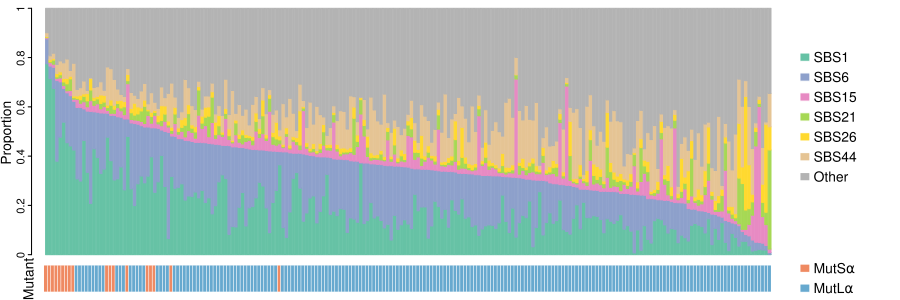

R code for this plot:
#  read signatures
msi.sig<-read.table("Sigfit_sig_assign.txt",header = T,row.names = 1)
rownames(msi.sig)<-substring(rownames(msi.sig),1,12)

#  sample order
muts<-scan("MutS_sap",what="s")
mutl<-scan("MutL_sap",what="s")
sap.order<-c(intersect(muts,rownames(msi.sig)),intersect(mutl,rownames(msi.sig)))
n1<-length(intersect(muts,rownames(msi.sig)))
n2<-length(intersect(mutl,rownames(msi.sig)))
msi.sig<-msi.sig[sap.order,]
msi.sig<-subset(msi.sig,select = c(1,6,19,26,31,49)) #SBS1, SBS6, SBS15, SBS21, SBS26 and SBS44
msi.sig<-as.data.frame(msi.sig)
msi.sig$other<-(1-as.numeric(apply(msi.sig,1,sum)))

#  group
group<-data.frame(type=c(rep(1,n1),rep(2,n2)))
rownames(group)<-sap.order

#====================================
#      reorder
#===================================
# msi.sig<-msi.sig[rev(order(msi.sig[,1]+msi.sig[,3])),]
msi.sig<-msi.sig[rev(order(msi.sig[,1]+msi.sig[,2])),]
rname<-rownames(msi.sig)
group<-group[rname,]
cairo_pdf("Fig_2A_barplot_sigfit.pdf",9,3)
ly<-layout(matrix(c(1,2,3,3),ncol=2),heights = c(6,1),widths = c(20,2.5))

#============================
#      plot signatures
#============================
par(mar=c(0,1,.5,0),mgp=c(0.1,0.2,0))
cl<-brewer.pal(8, "Set2")[c(1,3:8)]
cl.six<-cl
tmp<-t(msi.sig)
barplot(tmp,col=cl,border=cl,space=0.2,axes=F,axisnames=F,ylab="Proportion",xpd=T)
at<-seq(0,1,0.2)
axis(side=2, at=at, labels=at, cex.axis=.8, xpd=TRUE,line=-0.9,tcl=-.2)

#=============================
#   plot mutants
#=============================
tmp<-as.matrix(group)
cl<-c("#ef8a62","#67a9cf")
cl.muts<-cl
par(mar=c(0.5,2.65,.5,1.75),mgp=c(2,0,0))
c<-image(tmp,col=cl,axes=F,font=2)
grid(dim(tmp)[1], dim(tmp)[2], col="white", lty=1, lwd=.5)
axis(at=seq(0,1,length.out=dim(tmp)[2]),labels="Mutant",side=2,las=3,tick=F,cex.axis=1,font=1,line=.4)

#=============================
#   plot legend
#=============================
##empty figure SIX TYPE
par(mgp=c(2,0,0),mar=c(0,0,0,.5))
plot(0,type="n",bty="n",ann=F,axes=F)
legend(x=0.45,y=.8,legend=c("SBS1","SBS6","SBS15","SBS21","SBS26","SBS44","Other"),x.intersp=0.3,y.intersp=1.2,fill=cl.six,horiz=F,xpd=T, box.col=NA,border=col,ncol=1)

# mutants
legend(x=0.45,y=-0.72,legend=c(paste0("MutS","\u03b1"),paste0("MutL","\u03b1")),y.intersp=1.2,cl.muts,horiz=F,xpd=T, box.col=NA,border=col,ncol=1,x.intersp=0.3,text.width =0.3)
dev.off()
